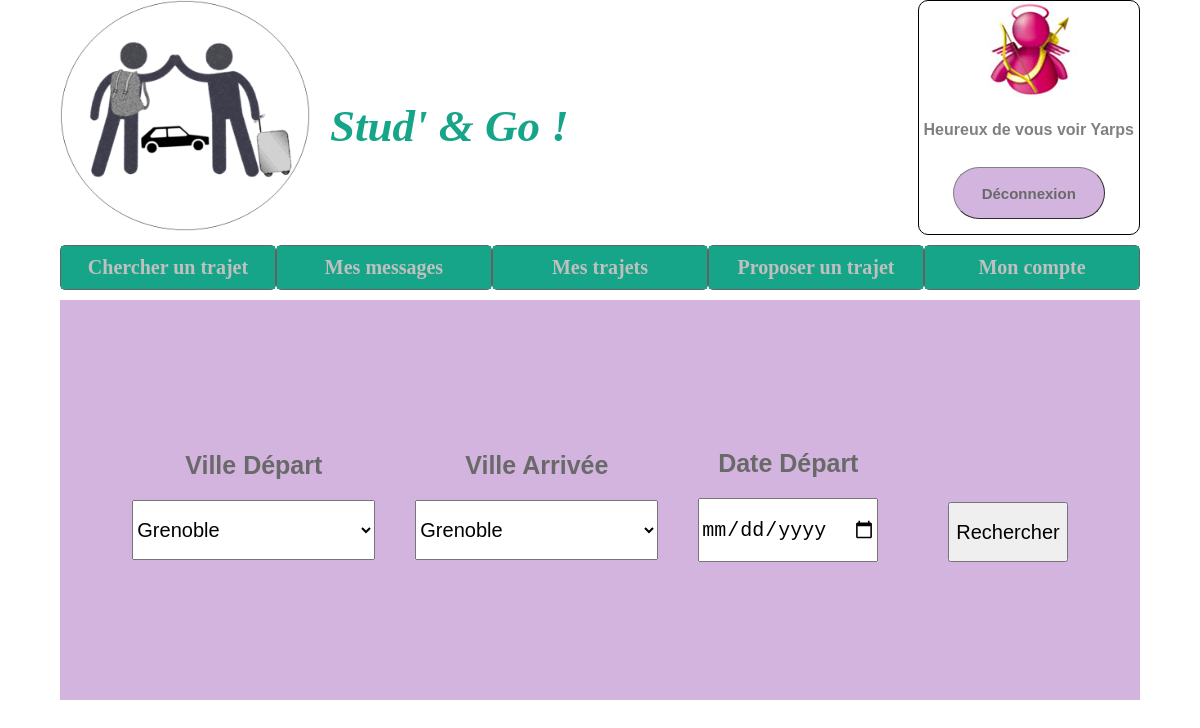
Screenshot of /Controleur/mainControler.controler.php (signed in) with the database file from the repository.
### tables this page shows
CREATE TABLE MEMBRE (
  id INTEGER,
  nom TEXT NOT NULL,
  prenom TEXT NOT NULL,
  pseudo TEXT NOT NULL unique,
  dateNaissance TEXT NOT NULL,
  adresseMail TEXT NOT NULL unique,
  numeroTel TEXT NOT NULL,
  motDePasse TEXT NOT NULL,
  avatar TEXT NOT NULL,
  signalement INTEGER DEFAULT 0,
  PRIMARY KEY(id)
);

### Modele/view.class.php (called while the page is built, shortened)
<?php
class View {
  private $path="";
  function __construct(string $path="") {
    $this->path = $path;
  }
  function show(string $path="") {
    $p = $path ? $path : $this->path;
    include($p);
  }
}
?>

### Controleur/mainControler.controler.php (called while the page is built, shortened)
<?php
require_once('../Modele/view.class.php');
require_once('../Modele/membreDAO.model.php');
require_once('../Modele/villeDAO.model.php');
$view = new View();
$view->sessionEncours = false;
$view->pseudoMembre ="";
$view->error ="";
$view->errorRecherche="";
$monDAO = new membreDAO();
$villeDAO = new villeDAO();
if(isset($_SESSION['id'])){
  $view->sessionEncours = true;
  $monMembre = $monDAO->getMembreById($_SESSION['id']);
  $view->idMembre = $_SESSION['id'];
  $view->pseudoMembre = $monMembre->getPseudo();
  $view->avatarMembre = $monMembre->getAvatar();
}
$mesVilles = $villeDAO->getAllville();
$mesTrajetsVue = array(array());
$view->mesTrajetsVue = $mesTrajetsVue;
$view->villes = $mesVilles;
$view->show('../Vue/mainVue.vue.php');
?>

### Modele/membreDAO.model.php (called while the page is built, shortened)
<?php
class membreDAO{
  private $db;
  private $database = "../Modele/data/coVoiturage.db";
  function __construct(){
    try{
      $this->db = new PDO("sqlite:$this->database",'','');
    }
    catch(Exception $e){
      die('Erreur : '. $e->getMessage());
    }
    $this->db->query('PRAGMA foreign_keys = ON');
  }
  function getMembreById($id){
    $requete = "SELECT * FROM membre WHERE id='$id'";
     $mesInfos = $this->db->query($requete);
     $mesMembres = $mesInfos->fetchAll(PDO::FETCH_CLASS,'Membre');
     return (empty($mesMembres)) ? null : $mesMembres[0];
  }
}
 ?>

### Modele/villeDAO.model.php (called while the page is built, shortened)
<?php
require_once('ville.model.php');
class villeDAO{
  private $db;
  private $database = "../Modele/data/coVoiturage.db";
  function __construct(){
    try{
      $this->db = new PDO("sqlite:$this->database",'','');
    }
    catch(Exception $e){
      die('Erreur : '. $e->getMessage());
    }
    $this->db->query('PRAGMA foreign_keys = ON');
  }
  function getAllville(){
    $requete = "SELECT * FROM ville";
     $mesInfos = $this->db->query($requete);
     $mesVilles = $mesInfos->fetchAll(PDO::FETCH_CLASS,'Ville');
    return (empty($mesVilles)) ? null : $mesVilles;
  }
}
 ?>

### Modele/ville.model.php (called while the page is built, shortened)
<?php
class Ville {
  private $codePostal;
  private $nom;
  function getNom(){
    return $this->nom;
  }
    function getCodePostal(){
      return $this->codePostal;
    }
}
 ?>

### Vue/banniereRecherche.vue.php (the view, shortened to what this page needs)
<form id="formRecherche" action="mainControler.controler.php" method="POST">
    <div class="recherche">
      <div>
        <h2>Ville Départ</h2>
        <select name="villeDepart">
          <?php foreach ($this->villes as $key => $value) {  ?>
              <option value="<?= $value->getCodePostal() ?>" ><?= $value->getNom() ?></option>
          <?php } ?>
        </select>
      </div>
      <div>
        <h2>Ville Arrivée</h2>
        <select name="villeArrivee">
          <?php foreach ($this->villes as $key => $value) {  ?>
              <option value="<?= $value->getCodePostal() ?>" ><?= $value->getNom() ?></option>
          <?php } ?>
        </select>
      </div>
      <div>
        <h2>Date Départ</h2>
        <input type="date" name="dateDepart" id="date_depart">
      </div>
      <div>
        <input type="submit" value="Rechercher">
      </div>
    </div>
  </form>

### Vue/zoneUtilisateurOn.view.php (shortened to what this page needs)
<div id="zoneDeconnexion">
  <div class="enteteLogo">
    <a href="mainControler.controler.php"><img src="./../Ressource/logo.png" alt="Logo du site"></a>
    <h1>Stud' & Go ! </h1>
  </div>
 <div id="messageBienvenue">
   <img src="<?php echo "../Ressource/avatar/$this->avatarMembre"?>" alt="Avatar du membre">
   <p>Heureux de vous voir <?=$this->pseudoMembre ?></p>
   <a href="deconnexion.controler.php"><div class="boutonsLogin">
     <br>Déconnexion
   </div></a>
 </div>
</div>

### Ressource/mainVue.css (style rules this page uses)
body { width: 90%; margin: auto; margin-bottom: 100px; }
.enteteLogo { display: flex; }
.enteteLogo a img { width: 250px; }
.enteteLogo h1 { margin-top: 100px; margin-left: 20px; font-size: 45px; color: #17a589; font-style: oblique; font-family: "Bradley Hand"; }
.recherche { background-color: #d2b4de ; display: flex; text-align: center; justify-content: center; align-items: center; height: 400px; width: 100%; }
.recherche div { margin: 20px; }
#formRecherche div { margin-top: 10px; }
#formRecherche h2 { font-size: 25px; color:#696969; font-family: sans-serif; }
.recherche select { height: 60px; font-size: 20px; }
.recherche input { font-size: 20px; height: 60px; }
.recherche div:last-child { margin-left: 50px; position: relative; padding-top: 90px; }
.boutonsLogin { width: 150px; height: 50px; border: 1px grey outset; background-color: #d2b4de ; border-radius: 30px; font-weight: bold; font-family:"Bradley Hand", sans-serif; color: #696969; font-size: 15px; text-align: center; }
a { text-decoration: none; }
#zoneDeconnexion { display: flex; justify-content: space-between; }
#messageBienvenue { align-items: center; border: 1px solid black; border-radius: 10px; font-family: "Optima", sans-serif; font-weight: bold; text-align: center; display: flex; flex-direction: column; justify-content: space-between; }
#messageBienvenue p { margin: 0px 5px 0px 5px; }
#messageBienvenue a { margin: 5px 0px 15px 0px; }
#infosCompte label,p { color: gray; }

### rows the page displays
membre: avatar (picture), pseudo "Yarps"

### other values shown
form field villeDepart "Grenoble"
form field villeArrivee "Grenoble"
